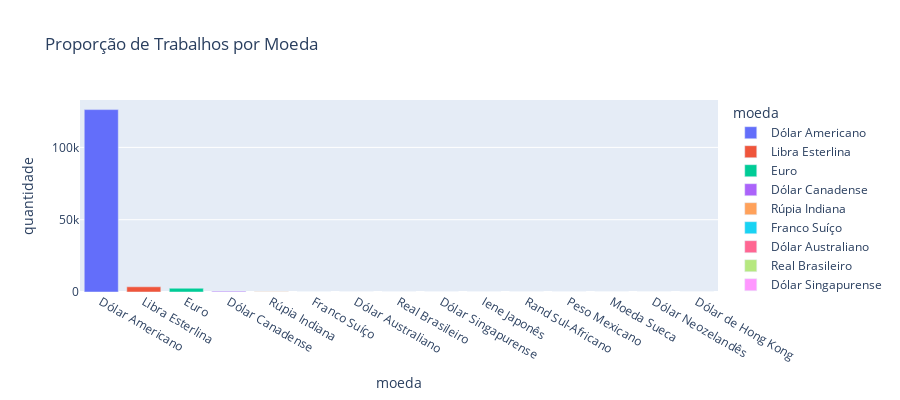

Notebook code cell kept with this figure:
### Code cell
moedas = dados_limpos['moeda'].value_counts().reset_index()
moedas.columns = ['moeda', 'quantidade']
fig = px.bar(moedas,
             x='moeda',
             y='quantidade',
             height=400,
             title="Proporção de Trabalhos por Moeda",
             color='moeda'
             )
fig.show()

### Figure 1 — Plotly figure (JSON) as saved in the notebook; plotly's stock layout.template omitted (floating-point values rounded to 4 significant figures)
{"data": [{"alignmentgroup": "True", "hovertemplate": "moeda=%{x}<br>quantidade=%{y}<extra></extra>", "legendgroup": "Dólar Americano", "marker": {"color": "#636efa", "pattern": {"shape": ""}}, "name": "Dólar Americano", "offsetgroup": "Dólar Americano", "orientation": "v", "showlegend": true, "textposition": "auto", "type": "bar", "x": ["Dólar Americano"], "xaxis": "x", "y": [126131], "yaxis": "y"}, {"alignmentgroup": "True", "hovertemplate": "moeda=%{x}<br>quantidade=%{y}<extra></extra>", "legendgroup": "Libra Esterlina", "marker": {"color": "#EF553B", "pattern": {"shape": ""}}, "name": "Libra Esterlina", "offsetgroup": "Libra Esterlina", "orientation": "v", "showlegend": true, "textposition": "auto", "type": "bar", "x": ["Libra Esterlina"], "xaxis": "x", "y": [3597], "yaxis": "y"}, {"alignmentgroup": "True", "hovertemplate": "moeda=%{x}<br>quantidade=%{y}<extra></extra>", "legendgroup": "Euro", "marker": {"color": "#00cc96", "pattern": {"shape": ""}}, "name": "Euro", "offsetgroup": "Euro", "orientation": "v", "showlegend": true, "textposition": "auto", "type": "bar", "x": ["Euro"], "xaxis": "x", "y": [2602], "yaxis": "y"}, {"alignmentgroup": "True", "hovertemplate": "moeda=%{x}<br>quantidade=%{y}<extra></extra>", "legendgroup": "Dólar Canadense", "marker": {"color": "#ab63fa", "pattern": {"shape": ""}}, "name": "Dólar Canadense", "offsetgroup": "Dólar Canadense", "orientation": "v", "showlegend": true, "textposition": "auto", "type": "bar", "x": ["Dólar Canadense"], "xaxis": "x", "y": [548], "yaxis": "y"}, {"alignmentgroup": "True", "hovertemplate": "moeda=%{x}<br>quantidade=%{y}<extra></extra>", "legendgroup": "Rúpia Indiana", "marker": {"color": "#FFA15A", "pattern": {"shape": ""}}, "name": "Rúpia Indiana", "offsetgroup": "Rúpia Indiana", "orientation": "v", "showlegend": true, "textposition": "auto", "type": "bar", "x": ["Rúpia Indiana"], "xaxis": "x", "y": [139], "yaxis": "y"}, {"alignmentgroup": "True", "hovertemplate": "moeda=%{x}<br>quantidade=%{y}<extra></extra>", "legendgroup": "Franco Suíço", "marker": {"color": "#19d3f3", "pattern": {"shape": ""}}, "name": "Franco Suíço", "offsetgroup": "Franco Suíço", "orientation": "v", "showlegend": true, "textposition": "auto", "type": "bar", "x": ["Franco Suíço"], "xaxis": "x", "y": [45], "yaxis": "y"}, {"alignmentgroup": "True", "hovertemplate": "moeda=%{x}<br>quantidade=%{y}<extra></extra>", "legendgroup": "Dólar Australiano", "marker": {"color": "#FF6692", "pattern": {"shape": ""}}, "name": "Dólar Australiano", "offsetgroup": "Dólar Australiano", "orientation": "v", "showlegend": true, "textposition": "auto", "type": "bar", "x": ["Dólar Australiano"], "xaxis": "x", "y": [32], "yaxis": "y"}, {"alignmentgroup": "True", "hovertemplate": "moeda=%{x}<br>quantidade=%{y}<extra></extra>", "legendgroup": "Real Brasileiro", "marker": {"color": "#B6E880", "pattern": {"shape": ""}}, "name": "Real Brasileiro", "offsetgroup": "Real Brasileiro", "orientation": "v", "showlegend": true, "textposition": "auto", "type": "bar", "x": ["Real Brasileiro"], "xaxis": "x", "y": [23], "yaxis": "y"}, {"alignmentgroup": "True", "hovertemplate": "moeda=%{x}<br>quantidade=%{y}<extra></extra>", "legendgroup": "Dólar Singapurense", "marker": {"color": "#FF97FF", "pattern": {"shape": ""}}, "name": "Dólar Singapurense", "offsetgroup": "Dólar Singapurense", "orientation": "v", "showlegend": true, "textposition": "auto", "type": "bar", "x": ["Dólar Singapurense"], "xaxis": "x", "y": [22], "yaxis": "y"}, {"alignmentgroup": "True", "hovertemplate": "moeda=%{x}<br>quantidade=%{y}<extra></extra>", "legendgroup": "Iene Japonês", "marker": {"color": "#FECB52", "pattern": {"shape": ""}}, "name": "Iene Japonês", "offsetgroup": "Iene Japonês", "orientation": "v", "showlegend": true, "textposition": "auto", "type": "bar", "x": ["Iene Japonês"], "xaxis": "x", "y": [14], "yaxis": "y"}, {"alignmentgroup": "True", "hovertemplate": "moeda=%{x}<br>quantidade=%{y}<extra></extra>", "legendgroup": "Rand Sul-Africano", "marker": {"color": "#636efa", "pattern": {"shape": ""}}, "name": "Rand Sul-Africano", "offsetgroup": "Rand Sul-Africano", "orientation": "v", "showlegend": true, "textposition": "auto", "type": "bar", "x": ["Rand Sul-Africano"], "xaxis": "x", "y": [5], "yaxis": "y"}, {"alignmentgroup": "True", "hovertemplate": "moeda=%{x}<br>quantidade=%{y}<extra></extra>", "legendgroup": "Peso Mexicano", "marker": {"color": "#EF553B", "pattern": {"shape": ""}}, "name": "Peso Mexicano", "offsetgroup": "Peso Mexicano", "orientation": "v", "showlegend": true, "textposition": "auto", "type": "bar", "x": ["Peso Mexicano"], "xaxis": "x", "y": [4], "yaxis": "y"}, {"alignmentgroup": "True", "hovertemplate": "moeda=%{x}<br>quantidade=%{y}<extra></extra>", "legendgroup": "Moeda Sueca", "marker": {"color": "#00cc96", "pattern": {"shape": ""}}, "name": "Moeda Sueca", "offsetgroup": "Moeda Sueca", "orientation": "v", "showlegend": true, "textposition": "auto", "type": "bar", "x": ["Moeda Sueca"], "xaxis": "x", "y": [1], "yaxis": "y"}, {"alignmentgroup": "True", "hovertemplate": "moeda=%{x}<br>quantidade=%{y}<extra></extra>", "legendgroup": "Dólar Neozelandês", "marker": {"color": "#ab63fa", "pattern": {"shape": ""}}, "name": "Dólar Neozelandês", "offsetgroup": "Dólar Neozelandês", "orientation": "v", "showlegend": true, "textposition": "auto", "type": "bar", "x": ["Dólar Neozelandês"], "xaxis": "x", "y": [1], "yaxis": "y"}, {"alignmentgroup": "True", "hovertemplate": "moeda=%{x}<br>quantidade=%{y}<extra></extra>", "legendgroup": "Dólar de Hong Kong", "marker": {"color": "#FFA15A", "pattern": {"shape": ""}}, "name": "Dólar de Hong Kong", "offsetgroup": "Dólar de Hong Kong", "orientation": "v", "showlegend": true, "textposition": "auto", "type": "bar", "x": ["Dólar de Hong Kong"], "xaxis": "x", "y": [1], "yaxis": "y"}], "layout": {"barmode": "relative", "height": 400, "legend": {"title": {"text": "moeda"}, "tracegroupgap": 0}, "title": {"text": "Proporção de Trabalhos por Moeda"}, "xaxis": {"anchor": "y", "categoryarray": ["Dólar Americano", "Libra Esterlina", "Euro", "Dólar Canadense", "Rúpia Indiana", "Franco Suíço", "Dólar Australiano", "Real Brasileiro", "Dólar Singapurense", "Iene Japonês", "Rand Sul-Africano", "Peso Mexicano", "Moeda Sueca", "Dólar Neozelandês", "Dólar de Hong Kong"], "categoryorder": "array", "domain": [0, 1], "title": {"text": "moeda"}}, "yaxis": {"anchor": "x", "domain": [0, 1], "title": {"text": "quantidade"}}}}
